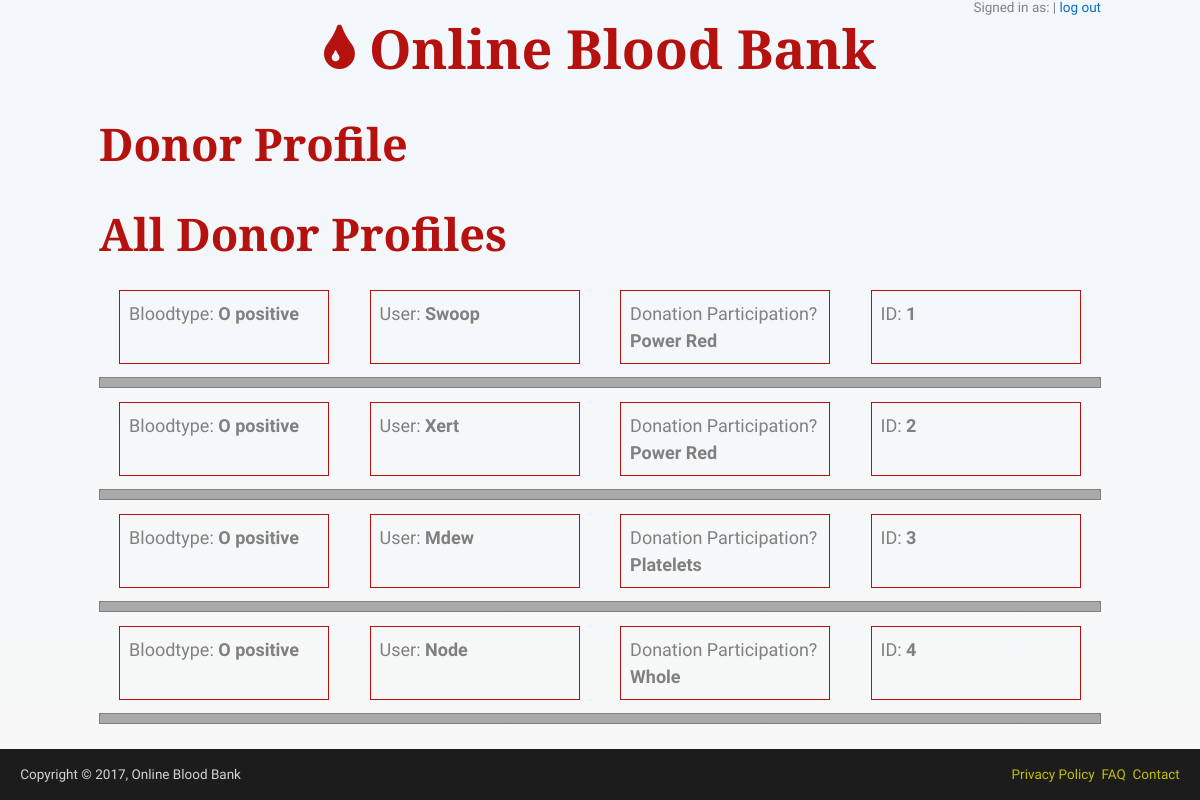
/search_results (signed in), run on the app's committed database.
### tables this page shows
CREATE TABLE donor_login (
    donor_id integer primary key autoincrement,
    donor_username text not null,
    donor_password text,
    donor_firstname text not null,
    donor_lastname text,
    donor_email text,
    donor_telephone text,
    donor_address_street text,
    donor_address_street_opt text,
    donor_address_city text,
    donor_address_state text,
    donor_address_postalcode integer,
    donor_address_country text,
    donor_birthdate date,
    donor_gender text,
    donor_height float,
    donor_weight float,
    donor_history text,
    donor_history_date date,
    donor_history_reason text,
    donor_participation text,
    donor_bloodtype text
);

### flaskr.py (the view)
@app.route('/search_results')
def search_results():
    db = get_db()
    cur = db.execute('select donor_id, donor_username, donor_participation, donor_bloodtype from donor_login order by donor_bloodtype desc')
    donor_login = cur.fetchall()
    return render_template('search_results.html', donor_login=donor_login)

### flaskr.py (called while the page is built)
def connect_db():
    rv = sqlite3.connect(app.config['DATABASE'])
    rv.row_factory = sqlite3.Row
    return rv

def get_db():
    if not hasattr(g, 'sqlite_db'):
        g.sqlite_db = connect_db()
    return g.sqlite_db

### templates/search_results.html (shortened to what this page needs)
{% extends "layout.html" %}
{% block body %}
    <h2>Donor Profile</h2>
    {% if not session.logged_in %}
        <h2>You're not logged in.</h2>
        <div class="signin-options">
            <a href="{{ url_for('donor') }}">Login</a>
            <a href="{{ url_for('donor_register') }}">New User Registeration</a>
        </div>
    {% else %}
        <h2>All Donor Profiles</h2>
        {% for dl in donor_login %}
        <div class="flex-wrapper-search">
            <div>Bloodtype: <strong>{{ dl.donor_bloodtype }}</strong></div>
            <div>User: <strong>{{ dl.donor_username }}</strong></div>
            <div>Donation Participation? <strong>{{ dl.donor_participation }}</strong></div>
            <div>ID: <strong>{{ dl.donor_id }}</strong></div>
        </div>
        <hr class="divider">
        {% else %}
        <p><em>Unbelievable.  No entries here so far</em></p>
        {% endfor %}
    {% endif %}
{% endblock %}

### templates/layout.html (shortened to what this page needs)
<!doctype html>
<html>
    <head>
        {% block head %}
        <link rel=stylesheet type=text/css href="{{ url_for('static', filename='normalize.css') }}">
        <link rel=stylesheet type=text/css href="https://maxcdn.bootstrapcdn.com/font-awesome/4.7.0/css/font-awesome.min.css">
        <link rel=stylesheet type=text/css href="{{ url_for('static', filename='style_2_9.css') }}">
        {% endblock %}
    </head>
    {% block bodyclass %}
    <body>
    {% endblock %}
        <div class="wrapper_default">
            <header>
                <nav class="metanav">
                    {% if not session.logged_in %}
                        <a href="{{ url_for('donor') }}">log in</a>
                    {% else %}
                        Signed in as: {{ name }} |
                        <a href="{{ url_for('logout') }}">log out</a>
                    {% endif %}
                </nav>
                <h1><a href="/"><i class="fa fa-tint" aria-hidden="true"></i> Online Blood Bank</a></h1>
            </header>
            <section>
                <article>
                    {% block body %}
                    {% endblock %}
                </article>
            </section>
        </div>
        <footer class="sticky">
            <div class="footer_column">
                <div class="copyright">
                    <p>Copyright &copy; 2017, Online Blood Bank</p>
                </div>
                <nav>
                    <ul>
                        <li><a href="{{ url_for('privacy_policy') }}">Privacy Policy</a></li>
                        <li><a href="{{ url_for('faq') }}">FAQ</a></li>
                        <li><a href="{{ url_for('contact') }}">Contact</a></li>
                    </ul>
                </nav>
            </div>
        </footer>
    </body>
</html>

### static/style_2_9.css (style rules this page uses)
html, body { height: 100%; }
body { background: rgb(250,250,250); background: -moz-linear-gradient(top, rgba(10,106,194,.05) 0%, rgba(240,240,240,.5) 100%); background: -webkit-linear-gradient(top, rgba(10,106,194,.05) 0%,rgba(240,240,240,.5) 100%); background: linear-gradient(to bottom, rgba(10,106,194,.05) 0%,rgba(240,240,240,.5) 100%); filter: progid:DXImageTransform.Microsoft.gradient( startColorstr='#FDFDFD', endColorstr='#f0f0f0',GradientType=0 ); color: rgb(128, 128, 128); font-size: 18px; font-family: 'Ubuntu', sans-serif; line-height: 1.5em; display: flex; flex-direction: column; }
h1, h2, h3, h4, h5, h6 { color: rgb(181, 18, 15); margin: .75em 0 .5em; line-height: 1em; font-family: 'Crimson Text', serif; line-height: 1.25em; }
h1 { font-size: 3em; margin: 0 0 2em 0; }
h1 a { color: rgb(181, 18, 15); transition: 0.75s; }
h2 { font-size: 2.5em; }
p { font-size: 1em; line-height: 1.8em; }
ul, ol, dl { line-height: 1.25em; }
nav ul { list-style: none; }
a { color: rgb(10, 106, 194); text-decoration: none; cursor: pointer; }
header { text-align: center; }
header h1 { margin: 0; }
header nav { text-align: right; font-size: .75em; line-height: 1.125em; }
.sticky { background: rgb(28,28,28); color: rgb(211,211,211); padding: 0 .5em; font-size:.75em; }
.footer_column { display: flex; align-items: left; }
footer .copyright { width: 50%; padding-left:1em; }
footer nav { width: 50%; padding-right:1em; }
footer nav ul { display: flex; flex-direction: row; justify-content: flex-end; line-height: 1.8em; }
footer nav li { display: block; }
footer nav a { display: block; color:rgb(194, 189, 7); padding-left:.5em; }
.wrapper_default { flex: 1 0 auto; margin: 0 2.5em; }
.divider { display: block; padding:.25em; background:rgb(169, 169, 169); border: 1px solid rgb(128, 128, 128); }
.flex-wrapper-search { display: flex; flex-flow: row wrap; justify-content: space-around; }
.flex-wrapper-search div { background:rgba(181, 18, 15, 0.0.5); border: 1px solid rgb(181, 18, 15); color:color: rgb(128, 128, 128); padding:.5em; margin:.25em 0; width: 19%; }
@media only screen and (min-width: 961px) { .wrapper_default { margin: 0 5.5em; } }

### data on the page
donor_login: donor_bloodtype "O positive", donor_username "Swoop", donor_participation "Power Red", donor_id "1"
donor_login: donor_bloodtype "O positive", donor_username "Xert", donor_participation "Power Red", donor_id "2"
donor_login: donor_bloodtype "O positive", donor_username "Mdew", donor_participation "Platelets", donor_id "3"
donor_login: donor_bloodtype "O positive", donor_username "Node", donor_participation "Whole", donor_id "4"
